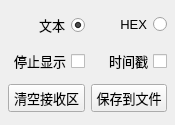
<?xml version="1.0" encoding="UTF-8"?>
<ui version="4.0">
 <class>ReceiveSettingsBox</class>
 <widget class="QWidget" name="ReceiveSettingsBox">
  <property name="geometry">
   <rect>
    <x>0</x>
    <y>0</y>
    <width>175</width>
    <height>125</height>
   </rect>
  </property>
  <property name="minimumSize">
   <size>
    <width>175</width>
    <height>125</height>
   </size>
  </property>
  <property name="font">
   <font>
    <pointsize>10</pointsize>
   </font>
  </property>
  <property name="windowTitle">
   <string>Form</string>
  </property>
  <property name="styleSheet">
   <string notr="true"/>
  </property>
  <layout class="QGridLayout" name="gridLayout">
   <property name="leftMargin">
    <number>8</number>
   </property>
   <property name="topMargin">
    <number>8</number>
   </property>
   <property name="rightMargin">
    <number>8</number>
   </property>
   <property name="bottomMargin">
    <number>8</number>
   </property>
   <item row="0" column="0">
    <widget class="QRadioButton" name="radioButton_Text">
     <property name="font">
      <font>
       <pointsize>10</pointsize>
      </font>
     </property>
     <property name="layoutDirection">
      <enum>Qt::LayoutDirection::RightToLeft</enum>
     </property>
     <property name="text">
      <string>文本</string>
     </property>
     <property name="checked">
      <bool>true</bool>
     </property>
    </widget>
   </item>
   <item row="0" column="1">
    <widget class="QRadioButton" name="radioButton_HEX">
     <property name="font">
      <font>
       <pointsize>10</pointsize>
      </font>
     </property>
     <property name="layoutDirection">
      <enum>Qt::LayoutDirection::RightToLeft</enum>
     </property>
     <property name="text">
      <string>HEX</string>
     </property>
    </widget>
   </item>
   <item row="1" column="0">
    <widget class="QCheckBox" name="checkBox_ReceiveStopDisplay">
     <property name="layoutDirection">
      <enum>Qt::LayoutDirection::RightToLeft</enum>
     </property>
     <property name="text">
      <string>停止显示</string>
     </property>
    </widget>
   </item>
   <item row="1" column="1">
    <widget class="QCheckBox" name="checkBox_Timestamp">
     <property name="layoutDirection">
      <enum>Qt::LayoutDirection::RightToLeft</enum>
     </property>
     <property name="text">
      <string>时间戳</string>
     </property>
    </widget>
   </item>
   <item row="2" column="0">
    <widget class="QPushButton" name="pushButton_Clear">
     <property name="font">
      <font>
       <pointsize>10</pointsize>
      </font>
     </property>
     <property name="text">
      <string>清空接收区</string>
     </property>
    </widget>
   </item>
   <item row="2" column="1">
    <widget class="QPushButton" name="pushButton_Save">
     <property name="font">
      <font>
       <pointsize>10</pointsize>
      </font>
     </property>
     <property name="text">
      <string>保存到文件</string>
     </property>
    </widget>
   </item>
  </layout>
 </widget>
 <resources/>
 <connections/>
</ui>
